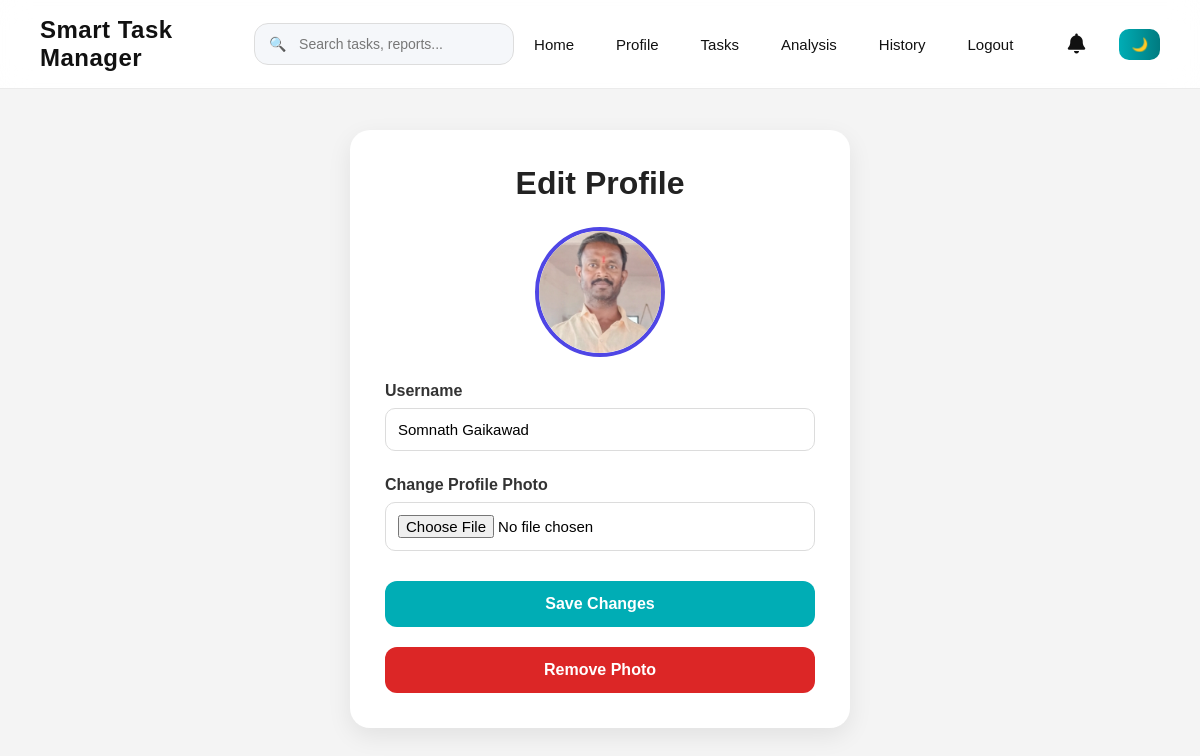
Screenshot of /edit_profile (signed in) with the database file from the repository.
### tables this page shows
CREATE TABLE users (
    id INTEGER PRIMARY KEY AUTOINCREMENT,
    username TEXT UNIQUE,
    password TEXT,
    role TEXT DEFAULT 'user',
    profile_pic TEXT DEFAULT 'default.png'
);

### app.py (the view, shortened to what this page needs)
@app.route('/edit_profile', methods=['GET', 'POST'])
def edit_profile():
    if 'user_id' not in session:
        return redirect('/login')
    user_id = session['user_id']
    conn = sqlite3.connect("data.db")
    c = conn.cursor()
    c.execute(
        "SELECT username, profile_pic FROM users WHERE id=?",
        (user_id,)
    )
    user = c.fetchone()
    conn.close()
    profile_pic = user[1] if user[1] else "default.png"
    return render_template(
    "edit_profile.html",
    username=user[0],
    profile_pic=profile_pic
    )

### app.py (called while the page is built)
@app.context_processor
def notification_count():
    if 'user' not in session:
        return dict(unread_count=0)
    conn = sqlite3.connect("data.db")
    c = conn.cursor()
    c.execute("""
        SELECT COUNT(*)
        FROM notifications
        WHERE username=?
        AND is_read=0
    """, (session['user'],))
    count = c.fetchone()[0]
    conn.close()
    return dict(unread_count=count)

### templates/edit_profile.html
{% extends "base.html" %}
{% block content %}
<div class="edit-page">
    <div class="edit-box">
        <h2>Edit Profile</h2>
        <div class="profile-preview">
            {% set default_img = url_for('static', filename='uploads/default.png') %}
            <img src="{{ url_for('static', filename='uploads/' + (profile_pic or 'default.png')) }}"
                onerror="this.onerror=null;this.src='{{ default_img }}';" class="edit-avatar">
        </div>
        <form method="POST" enctype="multipart/form-data">
            <label>Username</label>
            <input type="text" name="username" value="{{ username }}" required>
            <label>Change Profile Photo</label>
            <input type="file" name="profile_pic">
            <button type="submit">
                Save Changes
            </button>
        </form>
        <form action="{{ url_for('delete_photo') }}" method="POST">
            <button type="submit" class="danger-btn">
                Remove Photo
            </button>
        </form>
    </div>
</div>
{% endblock %}

### static/style.css (style rules this page uses)
body, nav, .login-box, .task-item, .card, .stat-card, .extra-card, table, input, button { transition: background-color 0.3s ease, color 0.3s ease, border-color 0.3s ease; }
* { margin: 0; padding: 0; box-sizing: border-box; }
body { font-family: Arial, sans-serif; background-color: #f4f4f4; }
html { scroll-behavior: smooth; }
button, .hero-btn, .done-btn, .delete-btn { transition: all 0.3s ease; }
.edit-box h2 { margin-bottom: 20px; color: #222; font-size: 24px; }
.edit-box input, .edit-box select { width: 100%; margin-bottom: 15px; padding: 13px 14px; border-radius: 10px; border: 1px solid #ddd; font-size: 15px; transition: 0.3s; background: #fff; }
.edit-box button { width: 100%; padding: 13px; background: linear-gradient(90deg, #00adb5, #007b80); color: white; border: none; border-radius: 10px; cursor: pointer; font-size: 16px; font-weight: 500; transition: all 0.3s ease; }
.profile-preview { display:flex; justify-content:center; margin-bottom:25px; }
.edit-page { min-height: 85vh; display: flex; justify-content: center; align-items: center; padding: 40px 20px; }
.edit-box { width: 100%; max-width: 500px; background: white; padding: 35px; border-radius: 20px; box-shadow: 0 8px 25px rgba(0,0,0,0.08); text-align: center; transition: all 0.3s ease; }
.edit-avatar { width: 130px; height: 130px; border-radius: 50%; object-fit: cover; border: 4px solid #4f46e5; }
.edit-box h2 { text-align: center; margin-bottom: 25px; font-size: 2rem; font-weight: 700; color: #222; }
.edit-box label { display:block; text-align:left; margin-bottom:8px; margin-top:15px; font-weight:600; color:#333; }
.edit-box input[type="text"], .edit-box input[type="file"] { width: 100%; padding: 12px; border: 1px solid #dcdcdc; border-radius: 10px; font-size: 15px; margin-bottom: 10px; }
.edit-box button { width:100%; padding:14px; border:none; border-radius:12px; background:#00adb5; color:white; font-size:16px; font-weight:600; cursor:pointer; margin-top:20px; }
.danger-btn { background: #dc2626 !important; margin-top: 15px; }

### rows the page displays
users: profile_pic (picture), username "Somnath Gaikawad"
